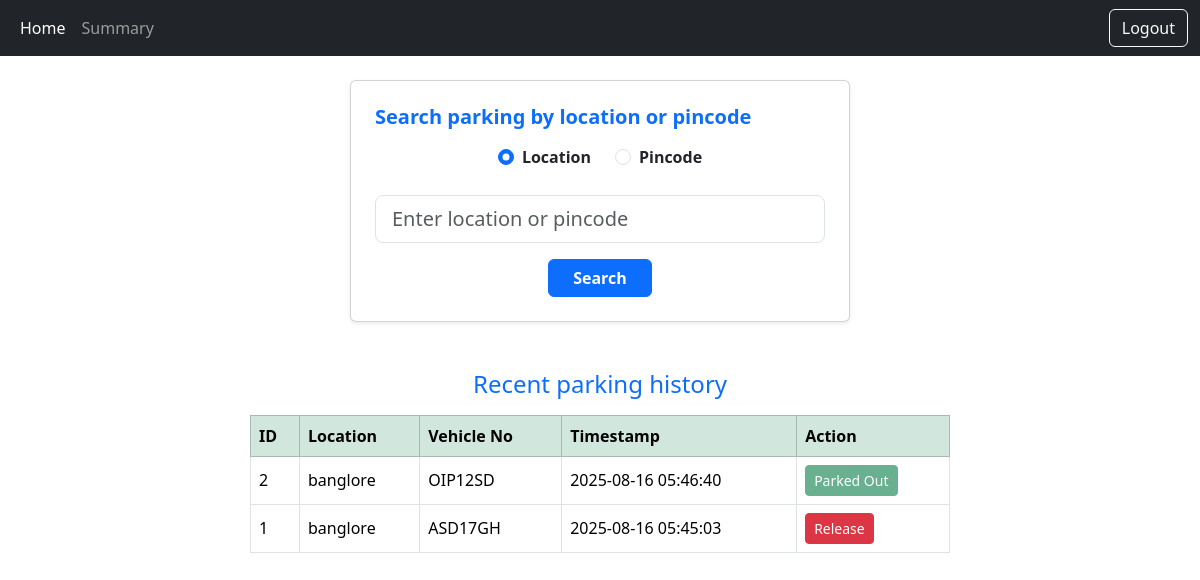
/user_dashboard (signed in), run on the app's committed database.
### application/models.py (models this page shows)
class Booking(db.Model):
    __tablename__ = 'booking'
    id = db.Column(db.Integer, primary_key=True, autoincrement=True)
    spot_id = db.Column(db.Integer, db.ForeignKey('parking_spot.id'), nullable=False)
    user_id = db.Column(db.Integer, db.ForeignKey('user.id'), nullable=False)
    parking_timestamp = db.Column(db.DateTime, nullable=False, default=datetime.utcnow)
    leaving_timestamp = db.Column(db.DateTime)
    parking_cost_per_unit = db.Column(db.Float, nullable=False)
    total_cost = db.Column(db.Float)
    created_at = db.Column(db.DateTime, default=datetime.utcnow)
    vehicle_number = db.Column(db.String(20), nullable=False)  # <-- Added this line
    spot = db.relationship('ParkingSpot', backref='bookings')
    user = db.relationship('User', backref='bookings')

class ParkingLot(db.Model):
    __tablename__ = 'parking_lot'
    name= db.Column(db.String(120), nullable=False)  # Added name field
    id = db.Column(db.Integer, primary_key=True)
    prime_location_name = db.Column(db.String(120), nullable=False)
    price = db.Column(db.Float, nullable=False)
    pin_code = db.Column(db.String(10), nullable=False)
    maximum_number_of_spots = db.Column(db.Integer, nullable=False)
    occupied_spots = db.Column(db.Integer, default=0, nullable=False)
    spots = db.relationship('ParkingSpot', backref='lot', lazy=True, cascade="all, delete-orphan")
    admin_id = db.Column(db.Integer, db.ForeignKey('admin.id'), nullable=False)

### application/controllers.py (the view, shortened to what this page needs)
@app.route('/user_dashboard', methods=['GET', 'POST'])
def user_dashboard():
    lots = None
    searchType = ''
    searchValue = ''
    user = User.query.filter_by(username=session.get('username')).first()
    bookings = []
    if user:
        bookings = Booking.query.filter_by(user_id=user.id).order_by(Booking.parking_timestamp.desc()).all()
    return render_template('user_dashboard.html', lots=lots, searchType=searchType, searchValue=searchValue, bookings=bookings)

### templates/user_dashboard.html (shortened to what this page needs)
<!DOCTYPE html>
<html lang="en">
<head>
    <link href="https://cdn.jsdelivr.net/npm/bootstrap@5.3.7/dist/css/bootstrap.min.css" rel="stylesheet">
    <link href="{{ url_for('static', filename='styles/user_dashboard.css') }}" rel="stylesheet">
</head>
<body>
    <nav class="navbar navbar-expand-lg navbar-dark bg-dark">
        <div class="container-fluid">
            <div class="collapse navbar-collapse" id="navbarSupportedContent">
                <ul class="navbar-nav me-auto mb-2 mb-lg-0">
                    <li class="nav-item"><a class="nav-link active" href="{{ url_for('user_dashboard') }}">Home</a></li>
                    <li class="nav-item"><a class="nav-link" href="#">Summary</a></li>
                </ul>
                <div class="d-flex">
                    <a href="{{ url_for('logout') }}" class="btn btn-outline-light">Logout</a>
                </div>
            </div>
        </div>
    </nav>
    <div class="container my-4">
        <div class="card shadow-sm p-4 mb-4" style="max-width: 500px; margin: auto;">
            <h5 class="mb-3 text-primary fw-bold">Search parking by location or pincode</h5>
            <form method="POST" action="{{ url_for('user_dashboard') }}">
                <div class="d-flex gap-4 justify-content-center">
                    <div class="form-check">
                        <input class="form-check-input" type="radio" name="searchType" id="searchLocation"
                            value="location" {% if searchType !='pincode' %}checked{% endif %}>
                        <label class="form-check-label fw-semibold" for="searchLocation">
                            Location
                        </label>
                    </div>
                    <div class="form-check">
                        <input class="form-check-input" type="radio" name="searchType" id="searchPincode"
                            value="pincode" {% if searchType=='pincode' %}checked{% endif %}>
                        <label class="form-check-label fw-semibold" for="searchPincode">
                            Pincode
                        </label>
                    </div>
                </div>
                <div class="mt-4">
                    <input type="text" name="searchValue" class="form-control form-control-lg"
                        placeholder="Enter location or pincode" value="{{ searchValue }}">
                </div>
                <div class="mt-3 text-center">
                    <button type="submit" class="btn btn-primary px-4 fw-bold">Search</button>
                </div>
            </form>
        </div>
    </div>
    {% if bookings %}
    <h4 class="mt-5 mb-3 text-center text-primary">Recent parking history</h4>
    <div class="table-responsive mb-4" style="max-width: 700px; margin: auto;">
        <table class="table table-bordered table-hover align-middle">
            <thead class="table-success">
                <tr>
                    <th>ID</th>
                    <th>Location</th>
                    <th>Vehicle No</th>
                    <th>Timestamp</th>
                    <th>Action</th>
                </tr>
            </thead>
            <tbody>
                {% for booking in bookings %}
                <tr>
                    <td>{{ booking.id }}</td>
                    <td>{{ booking.spot.lot.prime_location_name }}</td>
                    <td>{{ booking.vehicle_number }}</td>
                    <td>{{ booking.parking_timestamp.strftime('%Y-%m-%d %H:%M:%S') }}</td>
                    <td>
                        {% if not booking.leaving_timestamp %}
                        <form method="GET" action="{{ url_for('release_spot', booking_id=booking.id) }}">
                            <button type="submit" class="btn btn-danger btn-sm">Release</button>
                        </form>
                        {% else %}
                        <span class="btn btn-success btn-sm disabled">Parked Out</span>
                        {% endif %}
                    </td>
                </tr>
                {% endfor %}
            </tbody>
        </table>
    </div>
    {% endif %}
</body>
</html>

### static/styles/user_dashboard.css (style rules this page uses)
body, .card, .card-body, .card-title, .card-text { font-family: 'Segoe UI', 'Roboto', 'Arial', 'Helvetica Neue', sans-serif !important; font-size: 1em; font-weight: 400; letter-spacing: normal; text-align: left; white-space: normal; }

### data on the page
Booking: id "2", spot.lot.prime_location_name "banglore", vehicle_number "OIP12SD", parking_timestamp "2025-08-16 05:46:40", shows "Parked Out"
Booking: id "1", spot.lot.prime_location_name "banglore", vehicle_number "ASD17GH", parking_timestamp "2025-08-16 05:45:03"
